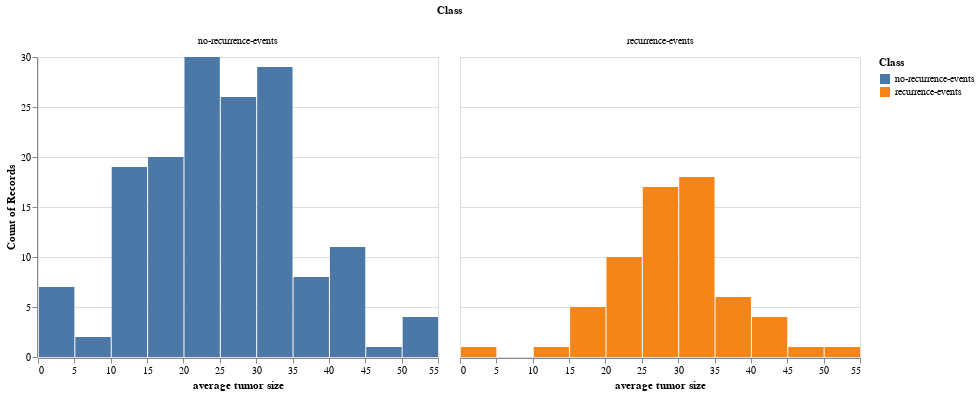

Source (notebook cell):
### Markdown cell above
> Patients who have taken radiation therapy are more likely to have no recurrence events while patients who have not taken radiation therapy are more likely to have recurrence events.

### Code cell
alt.Chart(df_train).mark_bar().encode(
    alt.X("avg_tumor_size:Q", bin=True, title = "average tumor size"),
    alt.Y('count()'),
    alt.Column('Class'),
    alt.Color('Class')
)

### Figure 1 — Vega-Lite specification as saved in the notebook (floating-point values rounded to 4 significant figures; data arrays with more than 128 entries replaced by an {"elided": "..."} marker saying what was removed)
{"$schema": "https://vega.github.io/schema/vega-lite/v3.4.0.json", "config": {"mark": {"tooltip": null}, "view": {"height": 300, "width": 400}}, "data": {"name": "data-e79d3b330d58e54777007d86cb4c28dd"}, "datasets": {"data-e79d3b330d58e54777007d86cb4c28dd": {"elided": "221 records"}}, "encoding": {"color": {"field": "Class", "type": "nominal"}, "column": {"field": "Class", "type": "nominal"}, "x": {"bin": true, "field": "avg_tumor_size", "title": "average tumor size", "type": "quantitative"}, "y": {"aggregate": "count", "type": "quantitative"}}, "mark": "bar"}
